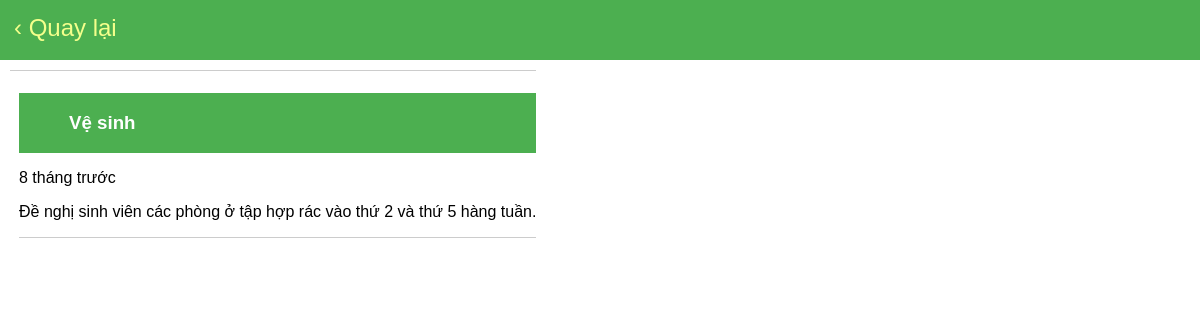
Screenshot of /QLTBR/news_detail.php?stt=2 with the database file from the repository.
### tables this page shows
CREATE TABLE `tbl_thongbao` (
  `STT` int(11) NOT NULL,
  `MaTB` varchar(20) NOT NULL,
  `TieuDe` varchar(180) NOT NULL,
  `NoiDung` varchar(2550) NOT NULL,
  `Ngay_tao` date NOT NULL,
  `MaNV` varchar(20) NOT NULL
);

### QLTBR/news_detail.php (the view, shortened to what this page needs)
<!DOCTYPE html>
<html lang="vi">
<head>
    <link rel="stylesheet" href="thongbaosv.css?v=<?php echo time()?>">
</head>
<body>
    <header>
        <div class="container">
            <a href="javascript:history.back()" class="back-button">&#8249; Quay lại</a>
        </div>
    </header>
    <main>
        <div class="container">
            <section id="news-detail">
                <?php
                if (isset($_GET['stt'])) {
                    $stt = $_GET['stt'];
                    $servername = "localhost";
                    $username = "root";
                    $password = "";
                    $dbname = "ktx";
                    $conn = new mysqli($servername, $username, $password, $dbname);
                    $sql = "SELECT tieude, noidung, ngay_tao FROM tbl_thongbao WHERE stt = ?";
                    $stmt = $conn->prepare($sql);
                    $stmt->bind_param("i", $stt);
                    $stmt->execute();
                    $stmt->store_result();
                    if ($stmt->num_rows > 0) {
                        $stmt->bind_result($tieude, $noidung, $ngay_tao);
                        echo "<article>";
                        echo "<header><h1 class='title'>" . $tieude . "</h1></header>";
                        echo "<p class='time'>" . getTimeAgo($ngay_tao) . "</p>";
                        echo "<div class='content'>" . $noidung . "</div>";
                        echo "</article>";
                    } else {
                        echo "<p class='error'>Không tìm thấy thông báo.</p>";
                    }
                } else {
                    echo "<p class='error'>Không có thông báo nào được chọn.</p>";
                }
                function getTimeAgo($datetime) {
                    $now = new DateTime();
                    $ago = new DateTime($datetime);
                    $diff = $now->diff($ago);
                    if ($diff->y > 0) {
                        return $diff->y . " năm trước";
                    } elseif ($diff->m > 0) {
                        return $diff->m . " tháng trước";
                    } elseif ($diff->d > 0) {
                        return $diff->d . " ngày trước";
                    } elseif ($diff->h > 0) {
                        return $diff->h . " giờ trước";
                    } elseif ($diff->i > 0) {
                        return $diff->i . " phút trước";
                    } else {
                        return "Vừa xong";
                    }
                }
                ?>
            </section>
        </div>
    </main>
</body>
</html>

### rows the page displays
tbl_thongbao: TieuDe "Vệ sinh", Ngay_tao "8 tháng trước", NoiDung "Đề nghị sinh viên các phòng ở tập hợp rác vào thứ 2 và thứ 5 hàng tuần."
